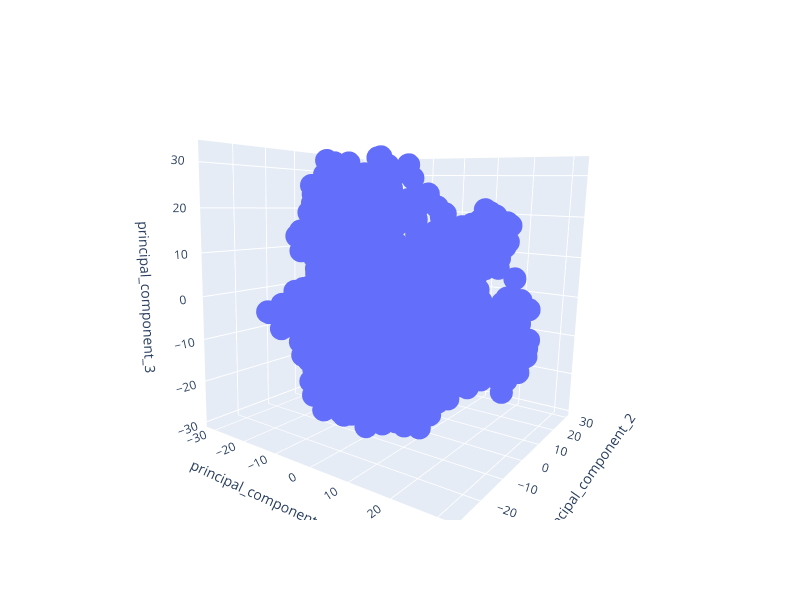

Source (notebook cell):
### Markdown cell above
##### <span style="color:purple"> **Todo:** Plot the first two principal components of each point, colored according to its value.</span>

### Code cell
### TO BE COMPLETED ###

import plotly.express as px
import pandas as pd

df_projected_3 = pd.DataFrame(projected_3,columns = ['principal_component_1','principal_component_2','principal_component_3'])

fig = px.scatter_3d(df_projected_3, x = 'principal_component_1', y = 'principal_component_2', z = 'principal_component_3')
fig.update_layout(width=800, height=600)
fig.show()

### Figure 1 — Plotly figure (JSON) as saved in the notebook; plotly's stock layout.template omitted (floating-point values rounded to 4 significant figures; data arrays with more than 128 entries replaced by an {"elided": "..."} marker saying what was removed)
{"data": [{"hovertemplate": "principal_component_1=%{x}<br>principal_component_2=%{y}<br>principal_component_3=%{z}<extra></extra>", "legendgroup": "", "marker": {"color": "#636efa", "symbol": "circle"}, "mode": "markers", "name": "", "scene": "scene", "showlegend": false, "type": "scatter3d", "x": {"elided": "1797 float values"}, "y": {"elided": "1797 float values"}, "z": {"elided": "1797 float values"}}], "layout": {"dragmode": "zoom", "height": 600, "legend": {"tracegroupgap": 0}, "margin": {"t": 60}, "scene": {"aspectmode": "auto", "aspectratio": {"x": 1.034, "y": 0.9475, "z": 1.02}, "camera": {"center": {"x": -2.22e-16, "y": 4.441e-16, "z": 6.106e-16}, "eye": {"x": 1.128, "y": -1.685, "z": 0.3364}, "projection": {"type": "perspective"}, "up": {"x": -0.1145, "y": 0.1202, "z": 0.9861}}, "domain": {"x": [0, 1], "y": [0, 1]}, "dragmode": "zoom", "xaxis": {"title": {"text": "principal_component_1"}, "type": "linear"}, "yaxis": {"title": {"text": "principal_component_2"}, "type": "linear"}, "zaxis": {"title": {"text": "principal_component_3"}, "type": "linear"}}, "width": 800}}
